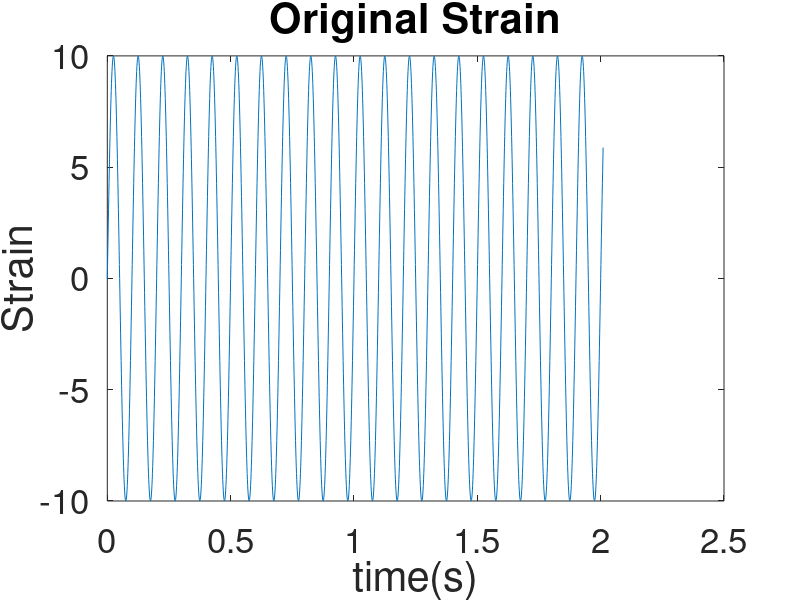
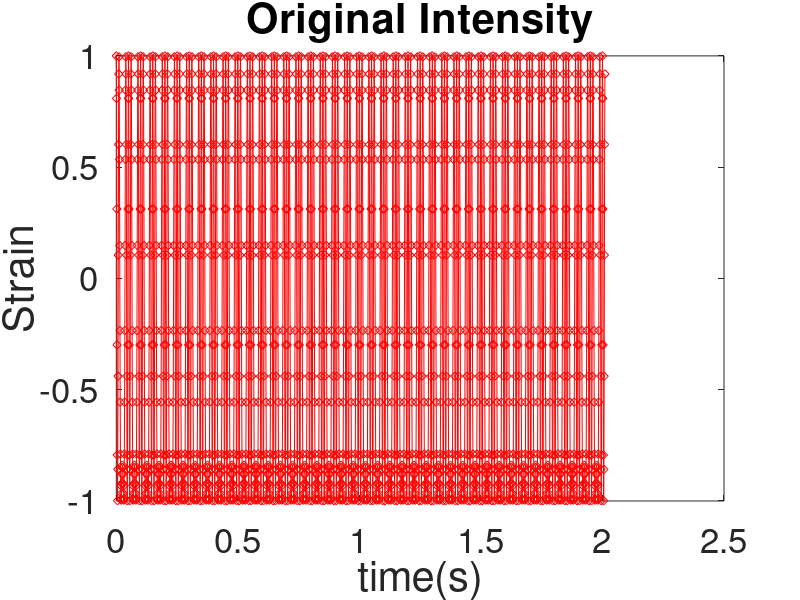
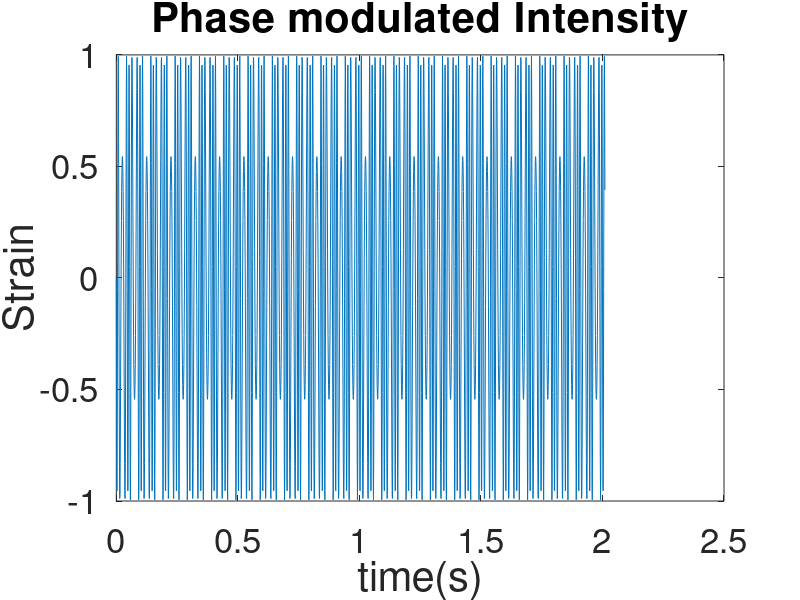
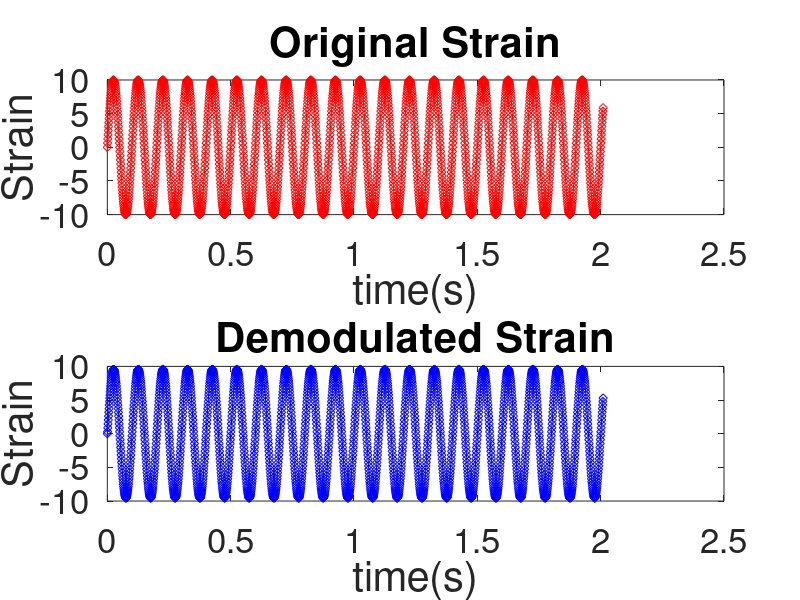

Here is the MATLAB script that generated these plots, in order:
%%Setting up strain
t=0:0.001:2.01;
strain=10*sin(2*pi*10*t);
%%Defining Intesnity
i=1;
for t=0:0.001:2.01
    In(i)=cos(strain(i));
    i=i+1;
end
%%Changing phase of intensity by 90
i=1;
for t=0:0.001:2.01
    In_90(i)=cos(strain(i)+pi/2);
    i=i+1;
end
%%plotting strain,Intensity and phase moudlated intensity vs time
t=0:0.001:2.01;
figure(1);
plot(t,strain);
set(gca,'FontSize',25);
title('Original Strain','FontSize',30);
ylabel('Strain','FontSize',30);
xlabel('time(s)','FontSize',30);
figure(2);plot(t,In,'-rd');
set(gca,'FontSize',25);
title('Original Intensity','FontSize',30);
ylabel('Strain','FontSize',30);
xlabel('time(s)','FontSize',30);
figure(3);plot(t,In_90);
set(gca,'FontSize',25);
title('Phase modulated Intensity','FontSize',30);
ylabel('Strain','FontSize',30);
xlabel('time(s)','FontSize',30);
%Defining the derivative terms
Diff1=[];
Diff2=[];
i=2;
Diff1(1)=0;
Diff2(1)=0;
for t=0.001:0.001:2.01
    Diff1(i)=In_90(i)*(In(i)-In(i-1));
    Diff2(i)=In(i)*(In_90(i)-In_90(i-1));
    i=i+1;
end
%The difference between crossmultiplied and integral terms, that is the
%term being integrated
I=[];
i=1;
for t=0:0.001:2.01
    I(i)=Diff1(i)-Diff2(i);
    i=i+1;
end
%%Integrating the Integrand by using trapezoid function
i=1;
demod=zeros(size(strain));
for t=0:0.001:2.01
    sum=[];
    for j=i:-1:1
        sum=[sum I(j)];
    end
    demodgg(i)=trapz(sum);
    i=i+1;
end   
%%Plotting strain and demodulated strain
t=0:0.001:2.01;
figure(4);
subplot(2,1,1);
plot(t,strain,'-rd');
set(gca,'FontSize',25);
title('Original Strain','FontSize',30);
ylabel('Strain','FontSize',30);
xlabel('time(s)','FontSize',30);
subplot(2,1,2);
plot(t,demodgg,'-bd');
set(gca,'FontSize',25);
title('Demodulated Strain','FontSize',30)
ylabel('Strain','FontSize',30);
xlabel('time(s)','FontSize',30);


